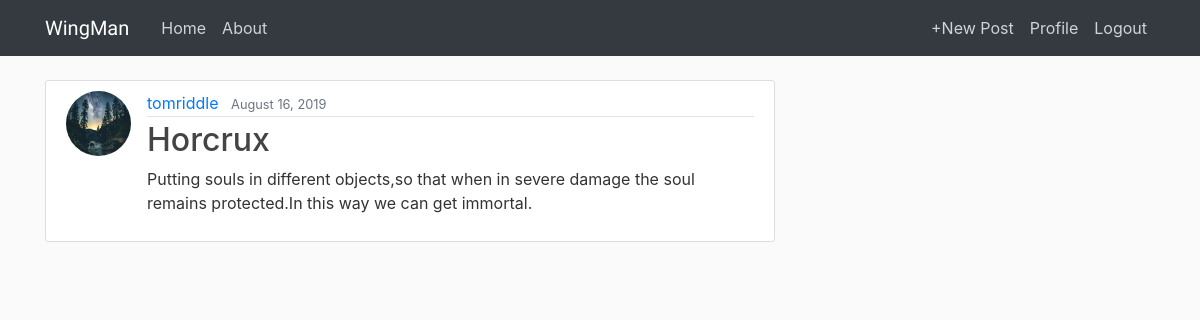
The app's page /post/4/ (signed in) with its own data.
### blog/models.py (models this page shows, shortened)
class Post(models.Model):
	title=models.CharField(max_length=100)
	content=models.TextField()
	date_posted=models.DateTimeField(default=timezone.now)
	author=models.ForeignKey(User,on_delete=models.CASCADE)

### users/models.py (models this page shows, shortened)
class Profile(models.Model):
    user = models.OneToOneField(User, on_delete=models.CASCADE)
    image = models.ImageField(default='default.jpg', upload_to='profile_pics')

### blog/views.py (the view)
# urls.py: path('post/<int:pk>/',views.PostDetailView.as_view(),name='post-detail'),
class PostDetailView(DetailView):
	model = Post

### blog/templates/blog/post_detail.html (shortened to what this page needs)
{% extends 'blog/base.html' %}
{% block content %}
			<article class="media content-section">
      <img class="rounded-circle article-img" src="{{object.author.profile.image.url}}">
  <div class="media-body">
    <div class="article-metadata">
      <a class="mr-2" href="#">{{ object.author }}</a>
      <small class="text-muted">{{ object.date_posted | date:"F d, Y" }}</small>
    </div>
    <h2 class="article-title"> {{ object.title }}</h2>
    <p class="article-content">{{ object.content }}</p>
  </div>
  <br>
</article>
{% endblock content %}

### blog/static/blog/css/main.css (style rules this page uses)
body { background: #fafafa; color: #333333; margin-top: 5rem; }
h1, h2, h3, h4, h5, h6 { color: #444444; }
.content-section { background: #ffffff; padding: 10px 20px; border: 1px solid #dddddd; border-radius: 3px; margin-bottom: 20px; }
.article-title { color: #444444; }
.article-content { white-space: pre-line; }
.article-img { height: 65px; width: 65px; margin-right: 16px; }
.article-metadata { padding-bottom: 1px; margin-bottom: 4px; border-bottom: 1px solid #e3e3e3 }

### records on screen
Post: author.profile.image (picture), author "tomriddle", date_posted "August 16, 2019", title "Horcrux", content "Putting souls in different objects,so that when in severe damage the soul remains protected.In this way we can get immortal."
